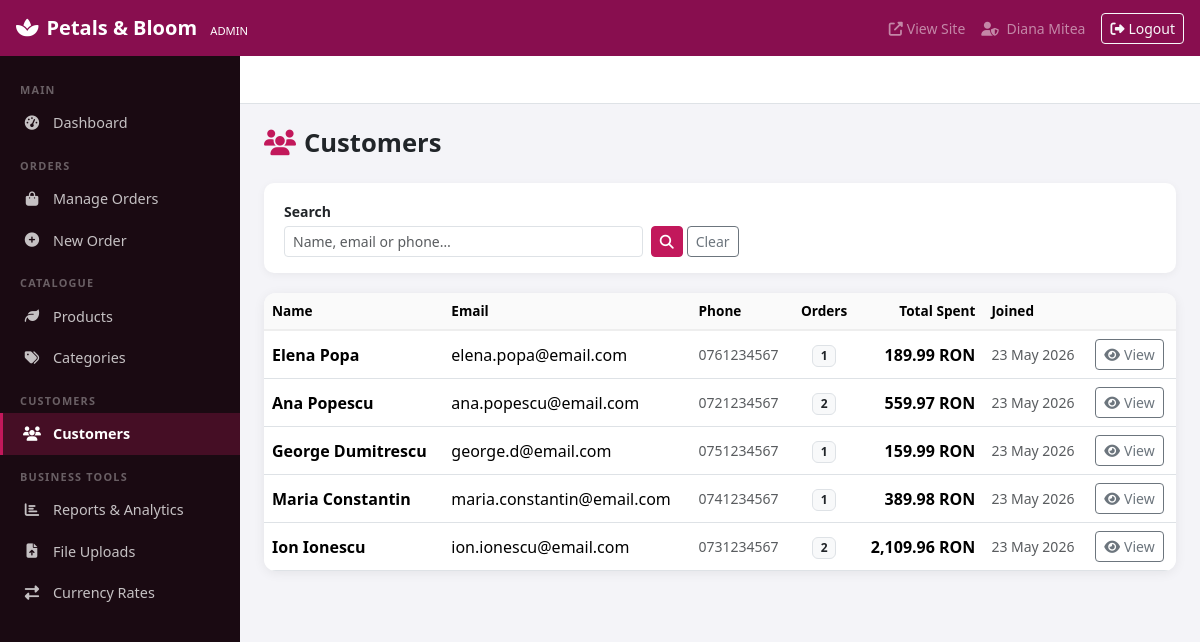
/admin/customers/index.php (signed in), run on the app's committed database.
### tables this page shows
CREATE TABLE `customers` (
  `id`            INT UNSIGNED    NOT NULL AUTO_INCREMENT,
  `first_name`    VARCHAR(50)     NOT NULL,
  `last_name`     VARCHAR(50)     NOT NULL,
  `email`         VARCHAR(100)    NOT NULL UNIQUE,
  `phone`         VARCHAR(20)     NOT NULL,
  `address`       VARCHAR(255)    DEFAULT NULL,
  `city`          VARCHAR(100)    DEFAULT NULL,
  `password_hash` VARCHAR(255)    NOT NULL,
  `created_at`    TIMESTAMP       DEFAULT CURRENT_TIMESTAMP,
  PRIMARY KEY (`id`)
);

### admin/customers/index.php (the view, shortened to what this page needs)
<?php
$conn           = getDbConnection();
$search = trim($_GET['search'] ?? '');
$where  = '';
$stmt = $conn->prepare(
    "SELECT c.*, CONCAT(c.first_name,' ',c.last_name) AS full_name, COUNT(o.id) AS order_count, COALESCE(SUM(o.total_price),0) AS total_spent
     FROM customers c LEFT JOIN orders o ON o.customer_email = c.email
     $where GROUP BY c.id ORDER BY c.created_at DESC"
);
$stmt->execute();
$customers = $stmt->get_result();
include __DIR__ . '/../includes/header.php';
?>
<div class="page-header">
  <h1><i class="fa fa-users me-2 text-primary-custom"></i>Customers</h1>
</div>
<div class="filters-bar">
  <form method="get" class="row g-2 align-items-end">
    <div class="col-md-5">
      <label class="form-label small fw-semibold mb-1">Search</label>
      <input type="text" name="search" class="form-control form-control-sm"
             placeholder="Name, email or phone…"
             value="<?= htmlspecialchars($search, ENT_QUOTES, 'UTF-8') ?>">
    </div>
    <div class="col-md-2 d-flex gap-1">
      <button type="submit" class="btn btn-primary btn-sm">
        <i class="fa fa-search"></i>
      </button>
      <a href="<?= $adminBase ?>/customers/index.php" class="btn btn-outline-secondary btn-sm">Clear</a>
    </div>
  </form>
</div>
<div class="admin-table">
  <div class="table-responsive">
    <table class="table table-hover align-middle mb-0">
      <thead>
        <tr>
          <th>Name</th>
          <th>Email</th>
          <th>Phone</th>
          <th class="text-center">Orders</th>
          <th class="text-end">Total Spent</th>
          <th>Joined</th>
          <th></th>
        </tr>
      </thead>
      <tbody>
        <?php while ($c = $customers->fetch_assoc()): ?>
        <tr>
          <td class="fw-semibold"><?= htmlspecialchars($c['full_name'], ENT_QUOTES, 'UTF-8') ?></td>
          <td><?= htmlspecialchars($c['email'], ENT_QUOTES, 'UTF-8') ?></td>
          <td class="text-muted small"><?= htmlspecialchars($c['phone'] ?? '—', ENT_QUOTES, 'UTF-8') ?></td>
          <td class="text-center">
            <span class="badge bg-light text-dark border"><?= (int)$c['order_count'] ?></span>
          </td>
          <td class="text-end fw-semibold"><?= number_format((float)$c['total_spent'], 2) ?> RON</td>
          <td class="small text-muted">
            <?= htmlspecialchars(date('d M Y', strtotime($c['created_at'])), ENT_QUOTES, 'UTF-8') ?>
          </td>
          <td>
            <a href="<?= $adminBase ?>/customers/view.php?id=<?= (int)$c['id'] ?>"
               class="btn btn-sm btn-outline-secondary">
              <i class="fa fa-eye me-1"></i>View
            </a>
          </td>
        </tr>
        <?php endwhile; ?>
      </tbody>
    </table>
  </div>
</div>
<?php include __DIR__ . '/../includes/footer.php'; ?>

### assets/css/admin.css (style rules this page uses)
:root { --admin-sidebar-w: 240px; --admin-topnav-h: 56px; --sidebar-bg: #1a0a12; --sidebar-hover: #2d1020; --sidebar-active: #c2185b; --admin-primary: #c2185b; --admin-primary-dk: #880e4f; }
body.admin-body { background: #f4f4f8; margin: 0; font-family: 'Segoe UI', sans-serif; }
.admin-table { background: #fff; border-radius: 12px; box-shadow: 0 2px 12px rgba(0,0,0,.07); overflow: hidden; }
.admin-table thead th { background: #fafafa; font-weight: 600; font-size: .85rem; border-bottom: 2px solid #eee; }
.btn-primary { background: var(--admin-primary); border-color: var(--admin-primary); }
.text-primary-custom { color: var(--admin-primary) !important; }
.page-header { display: flex; justify-content: space-between; align-items: center; flex-wrap: wrap; gap: 12px; margin-bottom: 24px; }
.page-header h1 { font-size: 1.6rem; font-weight: 700; margin: 0; }
.filters-bar { background: #fff; border-radius: 10px; padding: 16px 20px; box-shadow: 0 2px 8px rgba(0,0,0,.05); margin-bottom: 20px; }

### data on the page
customers: full_name "Elena Popa", email "elena.popa@email.com", phone "0761234567", order_count "1", total_spent "189.99", created_at "23 May 2026"
customers: full_name "Ana Popescu", email "ana.popescu@email.com", phone "0721234567", order_count "2", total_spent "559.97", created_at "23 May 2026"
customers: full_name "George Dumitrescu", email "george.d@email.com", phone "0751234567", order_count "1", total_spent "159.99", created_at "23 May 2026"
customers: full_name "Maria Constantin", email "maria.constantin@email.com", phone "0741234567", order_count "1", total_spent "389.98", created_at "23 May 2026"
customers: full_name "Ion Ionescu", email "ion.ionescu@email.com", phone "0731234567", order_count "2", total_spent "2,109.96", created_at "23 May 2026"

### other printed values
$_SESSION['admin_name'] "Diana Mitea"
